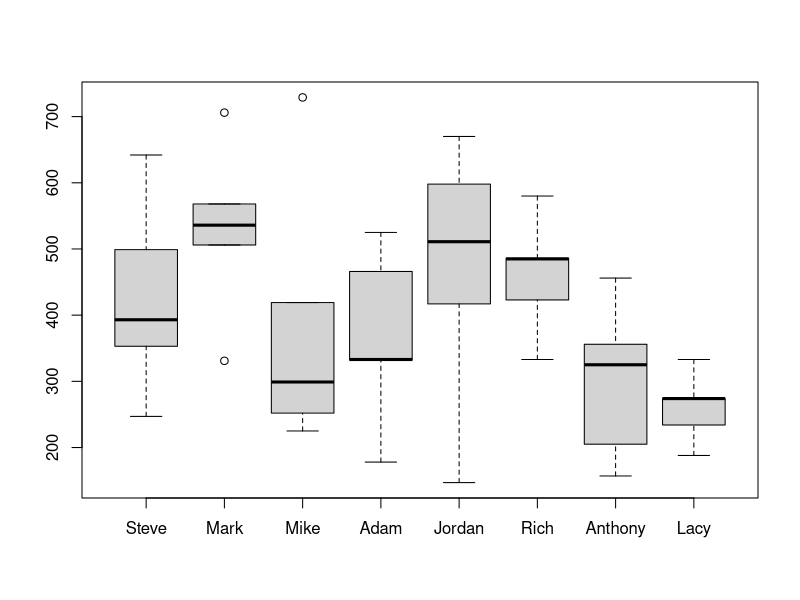

The R script that drew this image:
spit <- read.csv("./spit_data.csv",header=TRUE)

attach(spit)

# give boxplot of spit
boxplot(spit)

# load in package reshape2
library(reshape2)

# Use melt function to place data in long format
spit.take <- melt(spit,measure.vars=c("Steve","Mark","Mike","Adam","Jordan","Rich","Anthony","Lacy"))

#Show example
head(spit.take)

#Get summary results from aov
summary(aov(value~variable,data=spit.take))

# 
## Df Sum Sq Mean Sq F value Pr(>F)  
## variable     7 283719   40531   1.925 0.0979 .
## Residuals   32 673648   21051                 
## ---
##  Signif. codes:  0 ‘***’ 0.001 ‘**’ 0.01 ‘*’ 0.05 ‘.’ 0.1 ‘ ’ 1

kruskal.test(value~variable,data=spit.take)

## Kruskal-Wallis rank sum test
##
## data:  value by variable
## Kruskal-Wallis chi-squared = 12.2487, df = 7, p-value = 0.09267

# HW: Impliment ANOVA test on the spit data using some other software (besides R). Confirm R Anova table output. 
# In latex, write a short report of this entire project